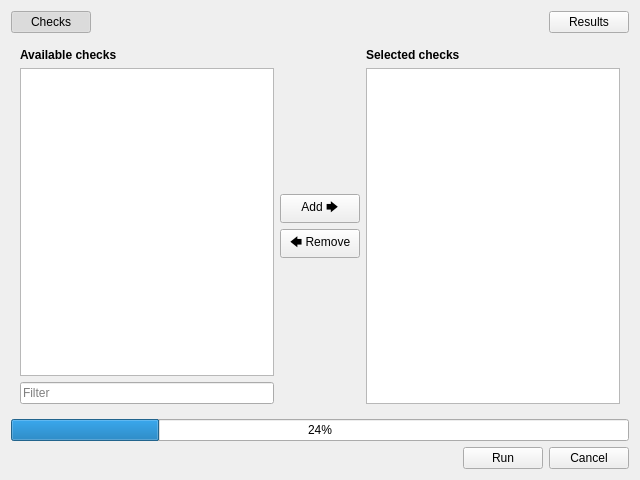
<?xml version="1.0" encoding="UTF-8"?>
<ui version="4.0">
 <class>ChecksManager</class>
 <widget class="QWidget" name="ChecksManager">
  <property name="geometry">
   <rect>
    <x>0</x>
    <y>0</y>
    <width>640</width>
    <height>480</height>
   </rect>
  </property>
  <property name="windowTitle">
   <string>ChecksManager</string>
  </property>
  <layout class="QVBoxLayout" name="verticalLayout">
   <item>
    <layout class="QHBoxLayout" name="lay_tab">
     <property name="spacing">
      <number>2</number>
     </property>
     <item>
      <widget class="QPushButton" name="c_checks_tab">
       <property name="text">
        <string>Checks</string>
       </property>
       <property name="checkable">
        <bool>true</bool>
       </property>
       <property name="checked">
        <bool>true</bool>
       </property>
      </widget>
     </item>
     <item>
      <spacer name="left_tab_spacer">
       <property name="orientation">
        <enum>Qt::Horizontal</enum>
       </property>
       <property name="sizeHint" stdset="0">
        <size>
         <width>40</width>
         <height>20</height>
        </size>
       </property>
      </spacer>
     </item>
     <item>
      <spacer name="right_tab_spacer">
       <property name="orientation">
        <enum>Qt::Horizontal</enum>
       </property>
       <property name="sizeHint" stdset="0">
        <size>
         <width>40</width>
         <height>20</height>
        </size>
       </property>
      </spacer>
     </item>
     <item>
      <widget class="QPushButton" name="c_results_tab">
       <property name="text">
        <string>Results</string>
       </property>
       <property name="checkable">
        <bool>true</bool>
       </property>
       <property name="checked">
        <bool>false</bool>
       </property>
      </widget>
     </item>
    </layout>
   </item>
   <item>
    <widget class="QStackedWidget" name="c_stacked">
     <property name="contextMenuPolicy">
      <enum>Qt::NoContextMenu</enum>
     </property>
     <property name="currentIndex">
      <number>0</number>
     </property>
     <widget class="QWidget" name="page_checks">
      <layout class="QHBoxLayout" name="horizontalLayout">
       <item>
        <layout class="QVBoxLayout" name="verticalLayout_3">
         <item>
          <widget class="QLabel" name="l_available">
           <property name="text">
            <string>&lt;b&gt;Available checks&lt;/b&gt;</string>
           </property>
          </widget>
         </item>
         <item>
          <widget class="QTreeView" name="c_available"/>
         </item>
         <item>
          <widget class="QLineEdit" name="c_available_filter">
           <property name="placeholderText">
            <string>Filter</string>
           </property>
           <property name="clearButtonEnabled">
            <bool>true</bool>
           </property>
          </widget>
         </item>
        </layout>
       </item>
       <item>
        <layout class="QVBoxLayout" name="verticalLayout_2">
         <item>
          <spacer name="verticalSpacer">
           <property name="orientation">
            <enum>Qt::Vertical</enum>
           </property>
           <property name="sizeHint" stdset="0">
            <size>
             <width>20</width>
             <height>40</height>
            </size>
           </property>
          </spacer>
         </item>
         <item>
          <widget class="QPushButton" name="c_add">
           <property name="text">
            <string>Add 🡆</string>
           </property>
          </widget>
         </item>
         <item>
          <widget class="QPushButton" name="c_remove">
           <property name="text">
            <string>🡄 Remove</string>
           </property>
          </widget>
         </item>
         <item>
          <spacer name="verticalSpacer_2">
           <property name="orientation">
            <enum>Qt::Vertical</enum>
           </property>
           <property name="sizeHint" stdset="0">
            <size>
             <width>20</width>
             <height>40</height>
            </size>
           </property>
          </spacer>
         </item>
        </layout>
       </item>
       <item>
        <layout class="QVBoxLayout" name="verticalLayout_4">
         <item>
          <widget class="QLabel" name="l_selected">
           <property name="text">
            <string>&lt;b&gt;Selected checks&lt;/b&gt;</string>
           </property>
          </widget>
         </item>
         <item>
          <widget class="QTreeView" name="c_selected"/>
         </item>
        </layout>
       </item>
      </layout>
     </widget>
     <widget class="QWidget" name="page_results">
      <layout class="QVBoxLayout" name="verticalLayout_7">
       <item>
        <widget class="QSplitter" name="splitter">
         <property name="orientation">
          <enum>Qt::Horizontal</enum>
         </property>
         <widget class="QWidget" name="page_results_left">
          <layout class="QVBoxLayout" name="verticalLayout_5">
           <item>
            <widget class="QLabel" name="l_items">
             <property name="text">
              <string>Items</string>
             </property>
            </widget>
           </item>
           <item>
            <widget class="QTreeView" name="c_results"/>
           </item>
           <item>
            <layout class="QHBoxLayout" name="horizontalLayout_2">
             <item>
              <widget class="QLineEdit" name="c_results_filter">
               <property name="placeholderText">
                <string>Filter</string>
               </property>
               <property name="clearButtonEnabled">
                <bool>true</bool>
               </property>
              </widget>
             </item>
             <item>
              <widget class="QToolButton" name="c_type_filter">
               <property name="text">
                <string>...</string>
               </property>
              </widget>
             </item>
            </layout>
           </item>
          </layout>
         </widget>
         <widget class="QWidget" name="page_results_right">
          <layout class="QVBoxLayout" name="verticalLayout_6">
           <item>
            <widget class="QLabel" name="l_details">
             <property name="text">
              <string>Details</string>
             </property>
            </widget>
           </item>
           <item>
            <widget class="QTextBrowser" name="c_result_details"/>
           </item>
          </layout>
         </widget>
        </widget>
       </item>
      </layout>
     </widget>
    </widget>
   </item>
   <item>
    <widget class="QProgressBar" name="c_progress">
     <property name="value">
      <number>24</number>
     </property>
    </widget>
   </item>
   <item>
    <layout class="QHBoxLayout" name="lay_button_box">
     <item>
      <spacer name="horizontalSpacer">
       <property name="orientation">
        <enum>Qt::Horizontal</enum>
       </property>
       <property name="sizeHint" stdset="0">
        <size>
         <width>40</width>
         <height>20</height>
        </size>
       </property>
      </spacer>
     </item>
     <item>
      <widget class="QPushButton" name="c_main_button">
       <property name="text">
        <string>Run</string>
       </property>
      </widget>
     </item>
     <item>
      <widget class="QPushButton" name="c_cancel_button">
       <property name="text">
        <string>Cancel</string>
       </property>
      </widget>
     </item>
    </layout>
   </item>
  </layout>
 </widget>
 <resources/>
 <connections/>
</ui>
